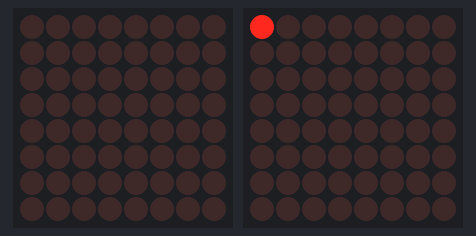
Bench run of a program on a simulated Raspberry Pi (BCM pin numbers). On the bench: 2 × 8×8 LED matrix. Library files of the repository ran but are not shown: Adafruit_8x8.py.

Above: at 0.15 s.
At 2.28 s:
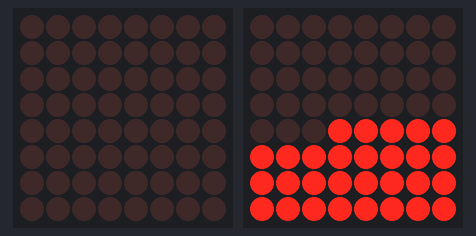
At 4.41 s:
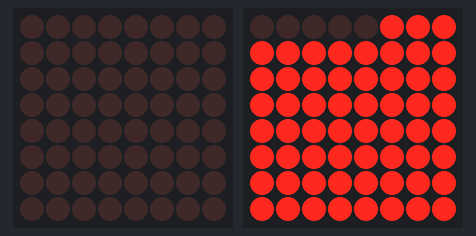
At 8.67 s:
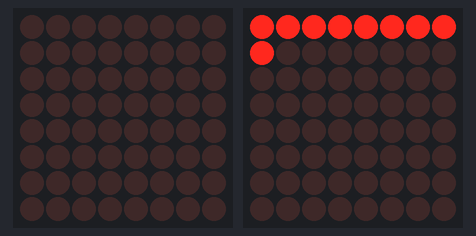
At 17.0 s:
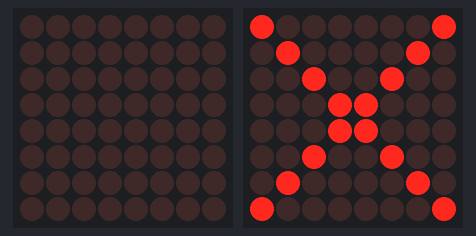
At 22.0 s:
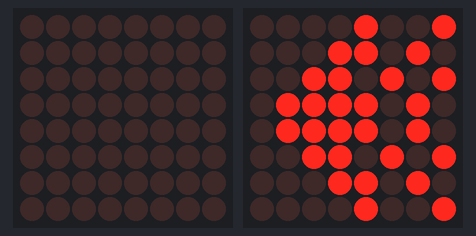

The program:

hybotic8x8-test.py
```python
#!/usr/bin/python

import time
import datetime
from Adafruit_8x8 import EightByEight, ColorEightByEight
from time import sleep

# ===========================================================================
# 8x8 Pixel Example
# ===========================================================================
InvaderDownBMP = [
  0B00000000,
  0B00011000,
  0B00111100,
  0B01111110,
  0B11011011,
  0B00100100,
  0B01011010,
  0B10100101
]

InvaderUpBMP = [
  0B00011000,
  0B00111100,
  0B01111110,
  0B11011011,
  0B00100100,
  0B01011010,
  0B10100101,
  0B00000000
]

#
#	Bitmaps used for displaying units
#
hpa_bmp = [
	0B10001110,
	0B10001001,
	0B11101110,
	0B10101000,
	0B00000100,
	0B00001010,
	0B00011111,
	0B00010001
]

c_bmp = [
	0B01110000,
	0B10001000,
	0B10000000,
	0B10001000,
	0B01110000,
	0B00000000,
	0B00000000,
	0B00000000
]

f_bmp = [
	0B11111000,
	0B10000000,
	0B11100000,
	0B10000000,
	0B10000000,
	0B00000000,
	0B00000000,
	0B00000000
]

m_bmp = [
	0B00000000,
	0B00000000,
	0B00000000,
	0B00000000,
	0B11101110,
	0B10111010,
	0B10010010,
	0B10000010
]

am_bmp = [
	0B01110000,
	0B10001010,
	0B10001010,
	0B01110100,
	0B00110110,
	0B01001001,
	0B01001001,
	0B01001001
]

pm_bmp = [
	0B01111100,
	0B10000010,
	0B11111100,
	0B10000000,
	0B00110110,
	0B01001001,
	0B01001001,
	0B01001001
]

grid = ColorEightByEight(address=0x71)

# Draw a bit map (BMP) graphic
def drawBitMap (bMap):
  for y in range(8):
    for x in range(7, -1, -1):
      if (bMap[y] & (2 ** x)):
        grid.setPixel(7 - x, y, 1)

# Draw a bit map (BMP) graphic mirrored
def drawBitMapMirrored (bMap):
  for y in range(8):
    for x in range(8):
      if (bMap[y] & (2 ** x)):
        grid.setPixel(x, y, 1)

# Continually update the 8x8 display, one pixel at a time
count = 0
iter = 0

while(count < 10):
  iter += 1

  for y in range(8):
    for x in range(8):
      grid.setPixel(x, y, iter % 4 )
      time.sleep(0.02)

  count += 1

sleep(3)
grid.clear()

# Draw an X
for x in range(8):
  grid.setPixel(x, x, 1)

x = 0
y = 7

while (x < 8):
  grid.setPixel(x, y, 1)

  x += 1
  y -= 1

sleep(5)
grid.clear()

grid.setRotation(3)

# Draw the Invader
drawBitMap(InvaderDownBMP)

sleep(5)
grid.clear()

# Make the Invader hop!
count = 20
delayTime = 150					# Delay time in ms
sleepTime = delayTime / 1000.0

for i in range(count):
	grid.clear()
	drawBitMap(InvaderUpBMP)
	sleep(sleepTime)

	grid.clear()
	drawBitMap(InvaderDownBMP)
	sleep(sleepTime)

grid.clear()
#drawBitMap(InvaderDownBMP)

sleep(5)
grid.clear()

grid.setRotation(3)

# Draw the hPa
drawBitMap(hpa_bmp)

sleep(5)
grid.clear()

# Draw the C
drawBitMap(c_bmp)

sleep(5)
grid.clear()

# Draw the F
drawBitMap(f_bmp)

sleep(5)
grid.clear()

# Draw the am
drawBitMap(am_bmp)

sleep(5)
grid.clear()

# Draw the pm
drawBitMap(pm_bmp)

sleep(5)
grid.clear()
```

Measured:
- what the display in image 4 shows lasts 5.1 s, from 16.9 s to 22.0 s
